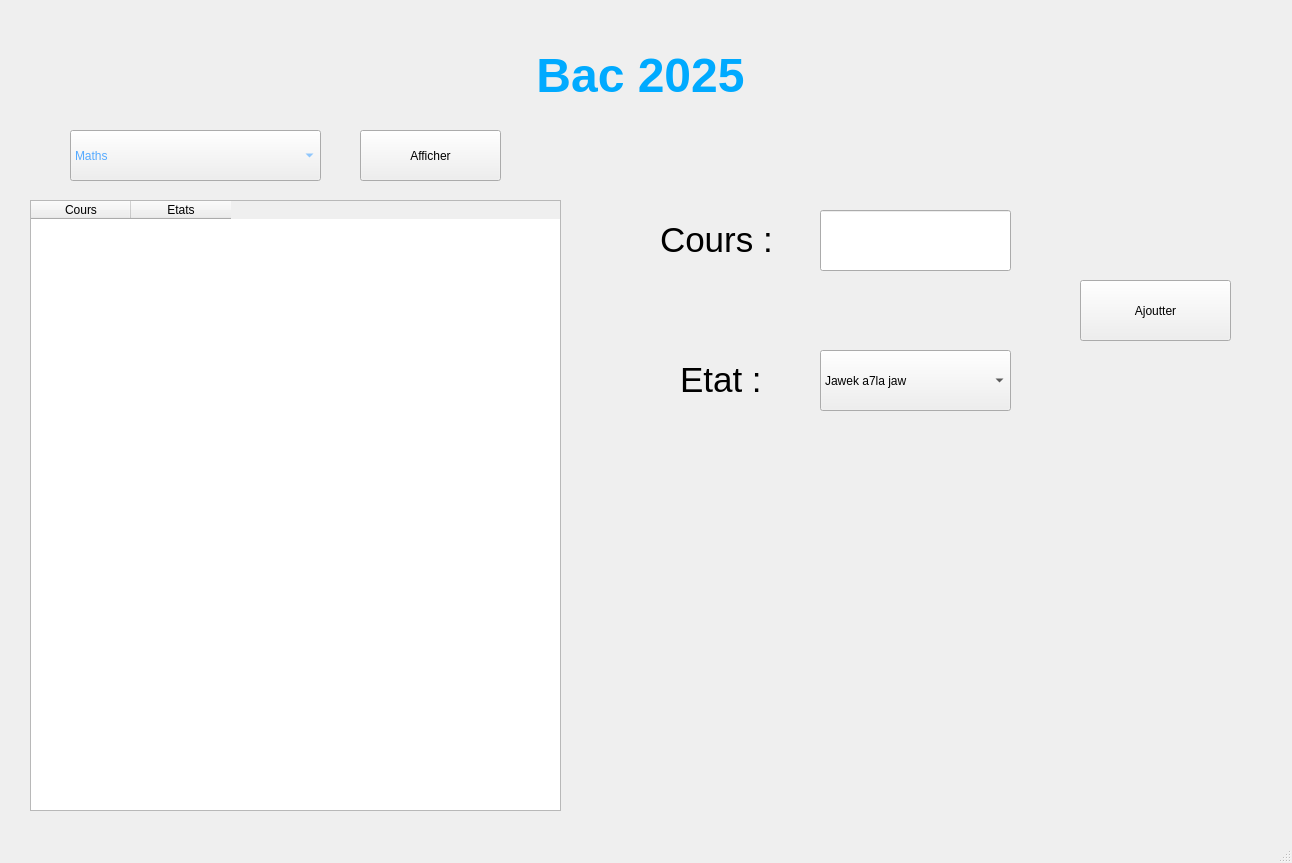
<?xml version="1.0" encoding="UTF-8"?>
<ui version="4.0">
 <class>MainWindow</class>
 <widget class="QMainWindow" name="MainWindow">
  <property name="geometry">
   <rect>
    <x>0</x>
    <y>0</y>
    <width>1292</width>
    <height>863</height>
   </rect>
  </property>
  <property name="windowTitle">
   <string>MainWindow</string>
  </property>
  <widget class="QWidget" name="centralwidget">
   <widget class="QLabel" name="label">
    <property name="geometry">
     <rect>
      <x>520</x>
      <y>40</y>
      <width>241</width>
      <height>71</height>
     </rect>
    </property>
    <property name="text">
     <string>&lt;html&gt;&lt;head/&gt;&lt;body&gt;&lt;p align=&quot;center&quot;&gt;&lt;span style=&quot; font-size:36pt; font-weight:600; color:#00aaff;&quot;&gt;Bac 2025&lt;/span&gt;&lt;/p&gt;&lt;/body&gt;&lt;/html&gt;</string>
    </property>
   </widget>
   <widget class="QPushButton" name="af">
    <property name="geometry">
     <rect>
      <x>360</x>
      <y>130</y>
      <width>141</width>
      <height>51</height>
     </rect>
    </property>
    <property name="styleSheet">
     <string notr="true">font: 28pt &quot;MS Shell Dlg 2&quot;;</string>
    </property>
    <property name="text">
     <string>Afficher</string>
    </property>
   </widget>
   <widget class="QPushButton" name="aj">
    <property name="geometry">
     <rect>
      <x>1080</x>
      <y>280</y>
      <width>151</width>
      <height>61</height>
     </rect>
    </property>
    <property name="styleSheet">
     <string notr="true">font: 28pt &quot;MS Shell Dlg 2&quot;;</string>
    </property>
    <property name="text">
     <string>Ajoutter</string>
    </property>
   </widget>
   <widget class="QComboBox" name="cb">
    <property name="geometry">
     <rect>
      <x>70</x>
      <y>130</y>
      <width>251</width>
      <height>51</height>
     </rect>
    </property>
    <property name="styleSheet">
     <string notr="true">color: rgb(85, 170, 255);
font: 26pt &quot;MS Shell Dlg 2&quot;;</string>
    </property>
    <item>
     <property name="text">
      <string>Maths</string>
     </property>
    </item>
    <item>
     <property name="text">
      <string>Physique</string>
     </property>
    </item>
    <item>
     <property name="text">
      <string>Programmation</string>
     </property>
    </item>
    <item>
     <property name="text">
      <string>S.T.I</string>
     </property>
    </item>
    <item>
     <property name="text">
      <string>Francais</string>
     </property>
    </item>
    <item>
     <property name="text">
      <string>Anglais</string>
     </property>
    </item>
    <item>
     <property name="text">
      <string>Arabe</string>
     </property>
    </item>
    <item>
     <property name="text">
      <string>Espagnol</string>
     </property>
    </item>
    <item>
     <property name="text">
      <string>Philosophie</string>
     </property>
    </item>
   </widget>
   <widget class="QTableWidget" name="t1">
    <property name="geometry">
     <rect>
      <x>30</x>
      <y>200</y>
      <width>531</width>
      <height>611</height>
     </rect>
    </property>
    <property name="minimumSize">
     <size>
      <width>0</width>
      <height>611</height>
     </size>
    </property>
    <property name="maximumSize">
     <size>
      <width>531</width>
      <height>16777215</height>
     </size>
    </property>
    <property name="sizeIncrement">
     <size>
      <width>1</width>
      <height>0</height>
     </size>
    </property>
    <property name="styleSheet">
     <string notr="true">font: 13pt &quot;MS Shell Dlg 2&quot;;</string>
    </property>
    <column>
     <property name="text">
      <string>Cours</string>
     </property>
    </column>
    <column>
     <property name="text">
      <string>Etats</string>
     </property>
    </column>
   </widget>
   <widget class="QLineEdit" name="cr">
    <property name="geometry">
     <rect>
      <x>820</x>
      <y>210</y>
      <width>191</width>
      <height>61</height>
     </rect>
    </property>
   </widget>
   <widget class="QLabel" name="label_2">
    <property name="geometry">
     <rect>
      <x>660</x>
      <y>210</y>
      <width>141</width>
      <height>61</height>
     </rect>
    </property>
    <property name="text">
     <string>&lt;html&gt;&lt;head/&gt;&lt;body&gt;&lt;p&gt;&lt;span style=&quot; font-size:26pt;&quot;&gt;Cours :&lt;/span&gt;&lt;/p&gt;&lt;/body&gt;&lt;/html&gt;</string>
    </property>
   </widget>
   <widget class="QLabel" name="label_3">
    <property name="geometry">
     <rect>
      <x>680</x>
      <y>350</y>
      <width>101</width>
      <height>61</height>
     </rect>
    </property>
    <property name="text">
     <string>&lt;html&gt;&lt;head/&gt;&lt;body&gt;&lt;p&gt;&lt;span style=&quot; font-size:26pt;&quot;&gt;Etat :&lt;/span&gt;&lt;/p&gt;&lt;/body&gt;&lt;/html&gt;</string>
    </property>
   </widget>
   <widget class="QComboBox" name="cb2">
    <property name="geometry">
     <rect>
      <x>820</x>
      <y>350</y>
      <width>191</width>
      <height>61</height>
     </rect>
    </property>
    <property name="styleSheet">
     <string notr="true">font: 12pt &quot;MS Shell Dlg 2&quot;;</string>
    </property>
    <item>
     <property name="text">
      <string>Jawek a7la jaw</string>
     </property>
    </item>
    <item>
     <property name="text">
      <string>Behi ama lezem ziyeda</string>
     </property>
    </item>
    <item>
     <property name="text">
      <string>Ne9es seriet</string>
     </property>
    </item>
    <item>
     <property name="text">
      <string>Ne9s chwaya</string>
     </property>
    </item>
    <item>
     <property name="text">
      <string>Chtar b chtar</string>
     </property>
    </item>
    <item>
     <property name="text">
      <string>Mech fehm mli7</string>
     </property>
    </item>
    <item>
     <property name="text">
      <string>Thaya3 fiha</string>
     </property>
    </item>
   </widget>
  </widget>
  <widget class="QMenuBar" name="menubar">
   <property name="geometry">
    <rect>
     <x>0</x>
     <y>0</y>
     <width>1292</width>
     <height>21</height>
    </rect>
   </property>
  </widget>
  <widget class="QStatusBar" name="statusbar"/>
 </widget>
 <resources/>
 <connections/>
</ui>
